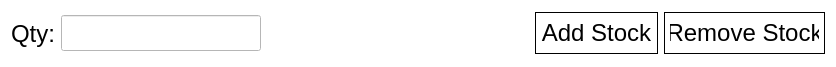
<?xml version="1.0" encoding="UTF-8"?>
<ui version="4.0">
 <class>QuantityEdit</class>
 <widget class="QWidget" name="QuantityEdit">
  <property name="geometry">
   <rect>
    <x>0</x>
    <y>0</y>
    <width>836</width>
    <height>67</height>
   </rect>
  </property>
  <property name="windowTitle">
   <string>Form</string>
  </property>
  <property name="styleSheet">
   <string notr="true">#add_stock_button,
#remove_stock_button {
	border: 1px solid;
	margin: 0;
	font-size: 18pt;
	height: 40px;
	padding-left: 5px;
	padding-right: 5px;
}

* {
	background: #fff;
	color: black;
}</string>
  </property>
  <layout class="QHBoxLayout" name="horizontalLayout">
   <item>
    <widget class="QLabel" name="qty_label">
     <property name="maximumSize">
      <size>
       <width>356356</width>
       <height>16777215</height>
      </size>
     </property>
     <property name="font">
      <font>
       <pointsize>18</pointsize>
      </font>
     </property>
     <property name="text">
      <string>Qty:</string>
     </property>
    </widget>
   </item>
   <item>
    <widget class="QLineEdit" name="qty_input">
     <property name="maximumSize">
      <size>
       <width>200</width>
       <height>16777215</height>
      </size>
     </property>
     <property name="font">
      <font>
       <pointsize>18</pointsize>
      </font>
     </property>
     <property name="inputMethodHints">
      <set>Qt::ImhNone</set>
     </property>
    </widget>
   </item>
   <item>
    <spacer name="horizontalSpacer">
     <property name="orientation">
      <enum>Qt::Horizontal</enum>
     </property>
     <property name="sizeHint" stdset="0">
      <size>
       <width>40</width>
       <height>20</height>
      </size>
     </property>
    </spacer>
   </item>
   <item>
    <widget class="QPushButton" name="add_stock_button">
     <property name="maximumSize">
      <size>
       <width>134</width>
       <height>16777215</height>
      </size>
     </property>
     <property name="font">
      <font>
       <pointsize>18</pointsize>
      </font>
     </property>
     <property name="text">
      <string>Add Stock</string>
     </property>
    </widget>
   </item>
   <item>
    <widget class="QPushButton" name="remove_stock_button">
     <property name="maximumSize">
      <size>
       <width>161</width>
       <height>16777215</height>
      </size>
     </property>
     <property name="font">
      <font>
       <pointsize>18</pointsize>
      </font>
     </property>
     <property name="text">
      <string>Remove Stock</string>
     </property>
    </widget>
   </item>
  </layout>
 </widget>
 <resources/>
 <connections/>
</ui>
